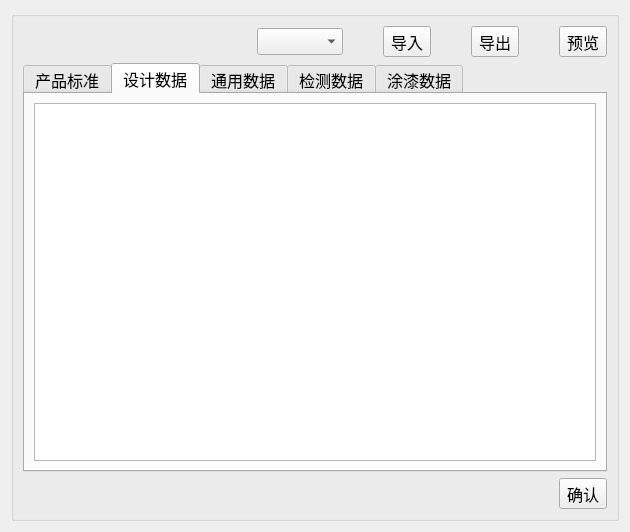
<?xml version="1.0" encoding="UTF-8"?>
<ui version="4.0">
 <class>Conditional_input</class>
 <widget class="QWidget" name="Conditional_input">
  <property name="geometry">
   <rect>
    <x>0</x>
    <y>0</y>
    <width>630</width>
    <height>532</height>
   </rect>
  </property>
  <property name="minimumSize">
   <size>
    <width>600</width>
    <height>500</height>
   </size>
  </property>
  <property name="maximumSize">
   <size>
    <width>16777215</width>
    <height>16777215</height>
   </size>
  </property>
  <property name="baseSize">
   <size>
    <width>600</width>
    <height>500</height>
   </size>
  </property>
  <property name="cursor">
   <cursorShape>ArrowCursor</cursorShape>
  </property>
  <property name="windowTitle">
   <string>条件输入</string>
  </property>
  <layout class="QVBoxLayout" name="verticalLayout" stretch="0,0">
   <item>
    <widget class="QGroupBox" name="groupBox_condition_input">
     <property name="font">
      <font>
       <family>Arial</family>
       <pointsize>12</pointsize>
      </font>
     </property>
     <property name="title">
      <string/>
     </property>
     <layout class="QVBoxLayout" name="verticalLayout_7">
      <item>
       <layout class="QHBoxLayout" name="topRightButtonLayout" stretch="12,0,0,1,0,1,0,1">
        <property name="spacing">
         <number>0</number>
        </property>
        <property name="sizeConstraint">
         <enum>QLayout::SetDefaultConstraint</enum>
        </property>
        <item>
         <spacer name="horizontalSpacer">
          <property name="orientation">
           <enum>Qt::Horizontal</enum>
          </property>
          <property name="sizeHint" stdset="0">
           <size>
            <width>40</width>
            <height>20</height>
           </size>
          </property>
         </spacer>
        </item>
        <item>
         <widget class="QComboBox" name="combo_mode">
          <property name="editable">
           <bool>false</bool>
          </property>
          <property name="currentText">
           <string/>
          </property>
         </widget>
        </item>
        <item>
         <spacer name="horizontalSpacer_7">
          <property name="orientation">
           <enum>Qt::Horizontal</enum>
          </property>
          <property name="sizeHint" stdset="0">
           <size>
            <width>40</width>
            <height>20</height>
           </size>
          </property>
         </spacer>
        </item>
        <item>
         <widget class="QToolButton" name="btn_inputrefdata">
          <property name="sizePolicy">
           <sizepolicy hsizetype="Fixed" vsizetype="Fixed">
            <horstretch>0</horstretch>
            <verstretch>0</verstretch>
           </sizepolicy>
          </property>
          <property name="text">
           <string>导入</string>
          </property>
         </widget>
        </item>
        <item>
         <spacer name="horizontalSpacer_5">
          <property name="orientation">
           <enum>Qt::Horizontal</enum>
          </property>
          <property name="sizeHint" stdset="0">
           <size>
            <width>40</width>
            <height>20</height>
           </size>
          </property>
         </spacer>
        </item>
        <item>
         <widget class="QToolButton" name="btn_output">
          <property name="text">
           <string>导出</string>
          </property>
         </widget>
        </item>
        <item>
         <spacer name="horizontalSpacer_6">
          <property name="orientation">
           <enum>Qt::Horizontal</enum>
          </property>
          <property name="sizeHint" stdset="0">
           <size>
            <width>40</width>
            <height>20</height>
           </size>
          </property>
         </spacer>
        </item>
        <item>
         <widget class="QToolButton" name="toolButton_3">
          <property name="text">
           <string>预览</string>
          </property>
         </widget>
        </item>
       </layout>
      </item>
      <item>
       <widget class="QTabWidget" name="tabWidget_datatable">
        <property name="currentIndex">
         <number>1</number>
        </property>
        <widget class="QWidget" name="tab_product_std">
         <attribute name="title">
          <string>产品标准</string>
         </attribute>
         <layout class="QVBoxLayout" name="verticalLayout_3">
          <item>
           <widget class="QTableWidget" name="tableWidget_product_std">
            <property name="sizePolicy">
             <sizepolicy hsizetype="Expanding" vsizetype="Expanding">
              <horstretch>0</horstretch>
              <verstretch>0</verstretch>
             </sizepolicy>
            </property>
            <property name="minimumSize">
             <size>
              <width>0</width>
              <height>0</height>
             </size>
            </property>
           </widget>
          </item>
         </layout>
        </widget>
        <widget class="QWidget" name="tab_design_data">
         <attribute name="title">
          <string>设计数据</string>
         </attribute>
         <layout class="QVBoxLayout" name="verticalLayout_2">
          <item>
           <widget class="QTableWidget" name="tableWidget_design_data"/>
          </item>
         </layout>
        </widget>
        <widget class="QWidget" name="tab_general_data">
         <attribute name="title">
          <string>通用数据</string>
         </attribute>
         <layout class="QVBoxLayout" name="verticalLayout_4">
          <item>
           <widget class="QTableWidget" name="tableWidget_general_data"/>
          </item>
         </layout>
        </widget>
        <widget class="QWidget" name="tab_trail_data">
         <attribute name="title">
          <string>检测数据</string>
         </attribute>
         <layout class="QVBoxLayout" name="verticalLayout_5">
          <item>
           <widget class="QTableWidget" name="tableWidget_trail_data"/>
          </item>
         </layout>
        </widget>
        <widget class="QWidget" name="tab_coating_data">
         <attribute name="title">
          <string>涂漆数据</string>
         </attribute>
         <layout class="QVBoxLayout" name="verticalLayout_6">
          <item>
           <widget class="QTableWidget" name="tableWidget_coating_data"/>
          </item>
         </layout>
        </widget>
       </widget>
      </item>
      <item>
       <layout class="QHBoxLayout" name="horizontalLayout_2">
        <item>
         <spacer name="horizontalSpacer_2">
          <property name="orientation">
           <enum>Qt::Horizontal</enum>
          </property>
          <property name="sizeHint" stdset="0">
           <size>
            <width>40</width>
            <height>20</height>
           </size>
          </property>
         </spacer>
        </item>
        <item>
         <widget class="QToolButton" name="btn_confirm">
          <property name="text">
           <string>确认</string>
          </property>
         </widget>
        </item>
       </layout>
      </item>
     </layout>
    </widget>
   </item>
   <item>
    <layout class="QHBoxLayout" name="horizontalLayout_3"/>
   </item>
  </layout>
 </widget>
 <resources/>
 <connections/>
</ui>
